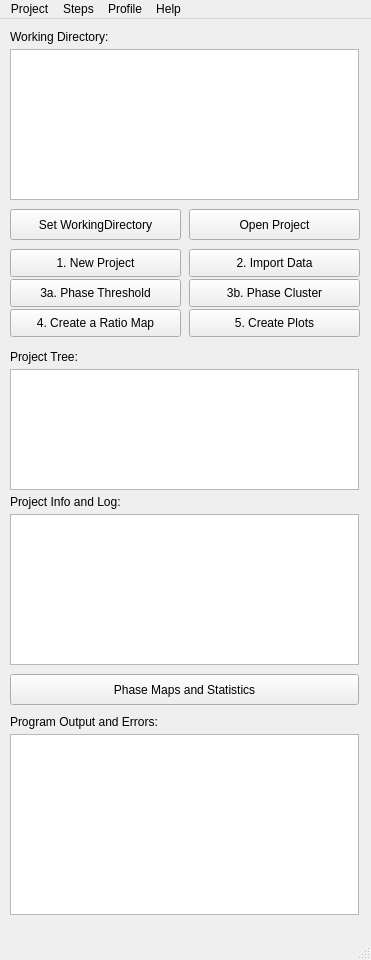
<?xml version="1.0" encoding="UTF-8"?>
<ui version="4.0">
 <class>MainWindow</class>
 <widget class="QMainWindow" name="MainWindow">
  <property name="geometry">
   <rect>
    <x>0</x>
    <y>0</y>
    <width>371</width>
    <height>960</height>
   </rect>
  </property>
  <property name="sizePolicy">
   <sizepolicy hsizetype="Fixed" vsizetype="MinimumExpanding">
    <horstretch>0</horstretch>
    <verstretch>2</verstretch>
   </sizepolicy>
  </property>
  <property name="windowTitle">
   <string>QACD-Project Manager</string>
  </property>
  <property name="windowIcon">
   <iconset resource="ProjectManager.qrc">
    <normaloff>:/main_icon/16x16.png</normaloff>:/main_icon/16x16.png</iconset>
  </property>
  <widget class="QWidget" name="centralwidget">
   <widget class="QPushButton" name="pushButton_ProStats">
    <property name="geometry">
     <rect>
      <x>10</x>
      <y>655</y>
      <width>349</width>
      <height>31</height>
     </rect>
    </property>
    <property name="text">
     <string>Phase Maps and Statistics</string>
    </property>
   </widget>
   <widget class="QTableWidget" name="Proj_tableWidget">
    <property name="geometry">
     <rect>
      <x>10</x>
      <y>495</y>
      <width>349</width>
      <height>151</height>
     </rect>
    </property>
   </widget>
   <widget class="QLabel" name="label3_ProjDesc">
    <property name="geometry">
     <rect>
      <x>10</x>
      <y>475</y>
      <width>349</width>
      <height>16</height>
     </rect>
    </property>
    <property name="text">
     <string>Project Info and Log:</string>
    </property>
   </widget>
   <widget class="QTreeView" name="Dir_treeView">
    <property name="geometry">
     <rect>
      <x>10</x>
      <y>30</y>
      <width>349</width>
      <height>151</height>
     </rect>
    </property>
   </widget>
   <widget class="QLabel" name="label2_ProjTree">
    <property name="geometry">
     <rect>
      <x>10</x>
      <y>330</y>
      <width>349</width>
      <height>16</height>
     </rect>
    </property>
    <property name="text">
     <string>Project Tree:</string>
    </property>
   </widget>
   <widget class="QLabel" name="label1_WD">
    <property name="geometry">
     <rect>
      <x>10</x>
      <y>10</y>
      <width>131</width>
      <height>16</height>
     </rect>
    </property>
    <property name="text">
     <string>Working Directory:</string>
    </property>
   </widget>
   <widget class="QPushButton" name="pushButton_WD">
    <property name="geometry">
     <rect>
      <x>10</x>
      <y>190</y>
      <width>171</width>
      <height>31</height>
     </rect>
    </property>
    <property name="text">
     <string>Set WorkingDirectory</string>
    </property>
   </widget>
   <widget class="QPushButton" name="pushButton_1_New">
    <property name="geometry">
     <rect>
      <x>10</x>
      <y>230</y>
      <width>171</width>
      <height>28</height>
     </rect>
    </property>
    <property name="text">
     <string>1. New Project</string>
    </property>
   </widget>
   <widget class="QPushButton" name="pushButton_2_Import">
    <property name="geometry">
     <rect>
      <x>189</x>
      <y>230</y>
      <width>171</width>
      <height>28</height>
     </rect>
    </property>
    <property name="text">
     <string>2. Import Data</string>
    </property>
   </widget>
   <widget class="QPushButton" name="pushButton_3a_PhThresh">
    <property name="geometry">
     <rect>
      <x>10</x>
      <y>260</y>
      <width>171</width>
      <height>28</height>
     </rect>
    </property>
    <property name="text">
     <string>3a. Phase Threshold</string>
    </property>
   </widget>
   <widget class="QPushButton" name="pushButton_3b_PhClust">
    <property name="geometry">
     <rect>
      <x>189</x>
      <y>260</y>
      <width>171</width>
      <height>28</height>
     </rect>
    </property>
    <property name="text">
     <string>3b. Phase Cluster</string>
    </property>
   </widget>
   <widget class="QPushButton" name="pushButton_5_Plot">
    <property name="geometry">
     <rect>
      <x>189</x>
      <y>290</y>
      <width>171</width>
      <height>28</height>
     </rect>
    </property>
    <property name="text">
     <string>5. Create Plots</string>
    </property>
   </widget>
   <widget class="QPushButton" name="pushButton_4_Ratio">
    <property name="geometry">
     <rect>
      <x>10</x>
      <y>290</y>
      <width>171</width>
      <height>28</height>
     </rect>
    </property>
    <property name="text">
     <string>4. Create a Ratio Map</string>
    </property>
   </widget>
   <widget class="QTreeView" name="Proj_treeView">
    <property name="geometry">
     <rect>
      <x>10</x>
      <y>350</y>
      <width>349</width>
      <height>121</height>
     </rect>
    </property>
   </widget>
   <widget class="QPushButton" name="pushButton_Open">
    <property name="geometry">
     <rect>
      <x>189</x>
      <y>190</y>
      <width>171</width>
      <height>31</height>
     </rect>
    </property>
    <property name="text">
     <string>Open Project</string>
    </property>
   </widget>
   <widget class="QLabel" name="label3_ProjDesc_2">
    <property name="geometry">
     <rect>
      <x>10</x>
      <y>695</y>
      <width>349</width>
      <height>16</height>
     </rect>
    </property>
    <property name="text">
     <string>Program Output and Errors:</string>
    </property>
   </widget>
   <widget class="QTextEdit" name="textEdit">
    <property name="geometry">
     <rect>
      <x>10</x>
      <y>715</y>
      <width>349</width>
      <height>181</height>
     </rect>
    </property>
   </widget>
  </widget>
  <widget class="QMenuBar" name="menubar">
   <property name="geometry">
    <rect>
     <x>0</x>
     <y>0</y>
     <width>371</width>
     <height>26</height>
    </rect>
   </property>
   <widget class="QMenu" name="menuProject">
    <property name="title">
     <string>Project</string>
    </property>
    <addaction name="actionOpen"/>
    <addaction name="actionSave"/>
    <addaction name="actionSave_As"/>
    <addaction name="actionClose"/>
    <addaction name="separator"/>
    <addaction name="actionExit"/>
   </widget>
   <widget class="QMenu" name="menuView">
    <property name="title">
     <string>Steps</string>
    </property>
    <addaction name="action1_Project_Creator"/>
    <addaction name="action2_Data_Import"/>
    <addaction name="action3a_Phase_Cluster"/>
    <addaction name="action3b_Phase_Threshold"/>
    <addaction name="action4_Ratio_Map_Calculator"/>
    <addaction name="action5_Figures_and_Plotting"/>
   </widget>
   <widget class="QMenu" name="menuProfile">
    <property name="title">
     <string>Profile</string>
    </property>
    <widget class="QMenu" name="menuChange_Profile">
     <property name="title">
      <string>Change Profile</string>
     </property>
     <widget class="QMenu" name="menuSingle_Phase">
      <property name="title">
       <string>Single Phase...</string>
      </property>
      <addaction name="actionPlagioclase"/>
      <addaction name="actionPyroxene"/>
      <addaction name="actionOlivine"/>
      <addaction name="actionAmphibole"/>
      <addaction name="actionOxides"/>
     </widget>
     <addaction name="menuSingle_Phase"/>
     <addaction name="actionRock_Type_2"/>
    </widget>
    <addaction name="menuChange_Profile"/>
   </widget>
   <widget class="QMenu" name="menuHelp">
    <property name="title">
     <string>Help</string>
    </property>
    <addaction name="actionGetting_Started"/>
    <addaction name="actionFAQ"/>
    <addaction name="actionUser_Manual"/>
    <addaction name="separator"/>
    <addaction name="actionAbout"/>
   </widget>
   <addaction name="menuProject"/>
   <addaction name="menuView"/>
   <addaction name="menuProfile"/>
   <addaction name="menuHelp"/>
  </widget>
  <widget class="QStatusBar" name="statusbar"/>
  <action name="actionOpen">
   <property name="text">
    <string>Open</string>
   </property>
  </action>
  <action name="actionSave">
   <property name="text">
    <string>Save</string>
   </property>
  </action>
  <action name="actionSave_As">
   <property name="text">
    <string>Save As...</string>
   </property>
  </action>
  <action name="actionClose">
   <property name="text">
    <string>Close</string>
   </property>
  </action>
  <action name="actionImport">
   <property name="text">
    <string>Import</string>
   </property>
  </action>
  <action name="actionExport">
   <property name="text">
    <string>Export</string>
   </property>
  </action>
  <action name="actionExit">
   <property name="text">
    <string>Exit</string>
   </property>
  </action>
  <action name="actionRock_Type">
   <property name="text">
    <string>Rock Type...</string>
   </property>
  </action>
  <action name="actionCommon_Phases">
   <property name="text">
    <string>Common Phases</string>
   </property>
  </action>
  <action name="actionRock_Type_2">
   <property name="text">
    <string>Rock Type...</string>
   </property>
  </action>
  <action name="actionPlagioclase">
   <property name="text">
    <string>Plagioclase</string>
   </property>
  </action>
  <action name="actionPyroxene">
   <property name="text">
    <string>Pyroxene...</string>
   </property>
  </action>
  <action name="actionOlivine">
   <property name="text">
    <string>Olivine</string>
   </property>
  </action>
  <action name="actionAmphibole">
   <property name="text">
    <string>Amphibole...</string>
   </property>
  </action>
  <action name="actionOxides">
   <property name="text">
    <string>Oxides...</string>
   </property>
  </action>
  <action name="actionGetting_Started">
   <property name="text">
    <string>Getting Started...</string>
   </property>
  </action>
  <action name="actionFAQ">
   <property name="text">
    <string>FAQ</string>
   </property>
  </action>
  <action name="actionUser_Manual">
   <property name="text">
    <string>User Manual</string>
   </property>
  </action>
  <action name="actionAbout">
   <property name="text">
    <string>About</string>
   </property>
  </action>
  <action name="action1_Project_Creator">
   <property name="text">
    <string>1. Project Creator</string>
   </property>
  </action>
  <action name="action2_Data_Import">
   <property name="text">
    <string>2. Data Import</string>
   </property>
  </action>
  <action name="action3a_Phase_Cluster">
   <property name="text">
    <string>3a. Phase Threshold</string>
   </property>
  </action>
  <action name="action3b_Phase_Threshold">
   <property name="text">
    <string>3b. Phase Cluster</string>
   </property>
  </action>
  <action name="action4_Ratio_Map_Calculator">
   <property name="text">
    <string>4. Ratio Map Calculator</string>
   </property>
  </action>
  <action name="action5_Figures_and_Plotting">
   <property name="text">
    <string>5. Figures and Plotting</string>
   </property>
  </action>
 </widget>
 <resources>
  <include location="ProjectManager.qrc"/>
 </resources>
 <connections/>
</ui>
